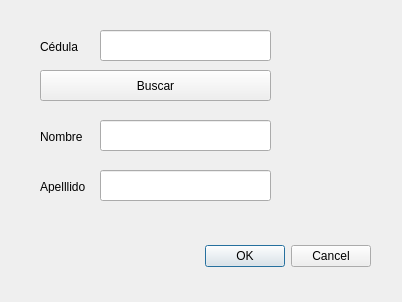
<?xml version="1.0" encoding="UTF-8"?>
<ui version="4.0">
 <class>Dialog</class>
 <widget class="QDialog" name="Dialog">
  <property name="geometry">
   <rect>
    <x>0</x>
    <y>0</y>
    <width>402</width>
    <height>302</height>
   </rect>
  </property>
  <property name="windowTitle">
   <string>Dialog</string>
  </property>
  <widget class="QDialogButtonBox" name="buttonBox">
   <property name="geometry">
    <rect>
     <x>30</x>
     <y>240</y>
     <width>341</width>
     <height>32</height>
    </rect>
   </property>
   <property name="orientation">
    <enum>Qt::Horizontal</enum>
   </property>
   <property name="standardButtons">
    <set>QDialogButtonBox::Cancel|QDialogButtonBox::Ok</set>
   </property>
  </widget>
  <widget class="QLabel" name="label">
   <property name="geometry">
    <rect>
     <x>40</x>
     <y>40</y>
     <width>46</width>
     <height>13</height>
    </rect>
   </property>
   <property name="text">
    <string>Cédula</string>
   </property>
  </widget>
  <widget class="QPushButton" name="boton_buscar">
   <property name="geometry">
    <rect>
     <x>40</x>
     <y>70</y>
     <width>231</width>
     <height>31</height>
    </rect>
   </property>
   <property name="text">
    <string>Buscar</string>
   </property>
  </widget>
  <widget class="QLineEdit" name="campo_cedula">
   <property name="geometry">
    <rect>
     <x>100</x>
     <y>30</y>
     <width>171</width>
     <height>31</height>
    </rect>
   </property>
  </widget>
  <widget class="QLabel" name="label_2">
   <property name="geometry">
    <rect>
     <x>40</x>
     <y>130</y>
     <width>46</width>
     <height>13</height>
    </rect>
   </property>
   <property name="text">
    <string>Nombre</string>
   </property>
  </widget>
  <widget class="QLabel" name="label_3">
   <property name="geometry">
    <rect>
     <x>40</x>
     <y>180</y>
     <width>46</width>
     <height>13</height>
    </rect>
   </property>
   <property name="text">
    <string>Apelllido</string>
   </property>
  </widget>
  <widget class="QLineEdit" name="campo_nombre">
   <property name="geometry">
    <rect>
     <x>100</x>
     <y>120</y>
     <width>171</width>
     <height>31</height>
    </rect>
   </property>
  </widget>
  <widget class="QLineEdit" name="campo_apellido">
   <property name="geometry">
    <rect>
     <x>100</x>
     <y>170</y>
     <width>171</width>
     <height>31</height>
    </rect>
   </property>
  </widget>
 </widget>
 <resources/>
 <connections>
  <connection>
   <sender>buttonBox</sender>
   <signal>accepted()</signal>
   <receiver>Dialog</receiver>
   <slot>accept()</slot>
   <hints>
    <hint type="sourcelabel">
     <x>248</x>
     <y>254</y>
    </hint>
    <hint type="destinationlabel">
     <x>157</x>
     <y>274</y>
    </hint>
   </hints>
  </connection>
  <connection>
   <sender>buttonBox</sender>
   <signal>rejected()</signal>
   <receiver>Dialog</receiver>
   <slot>reject()</slot>
   <hints>
    <hint type="sourcelabel">
     <x>316</x>
     <y>260</y>
    </hint>
    <hint type="destinationlabel">
     <x>286</x>
     <y>274</y>
    </hint>
   </hints>
  </connection>
 </connections>
</ui>
